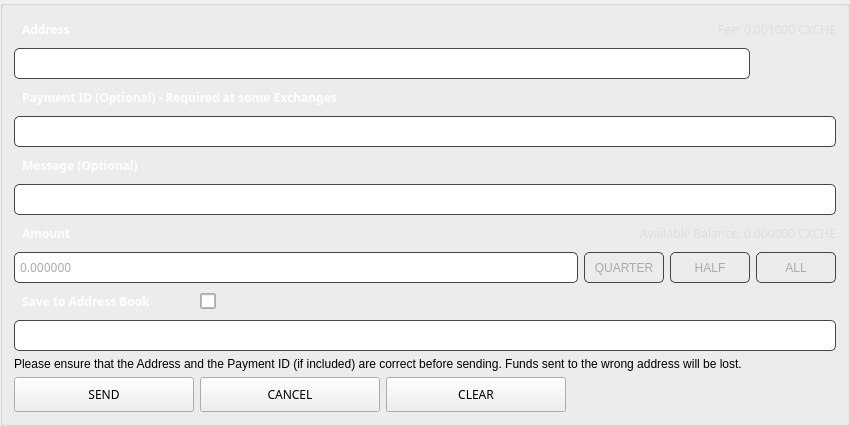
       <widget class="QGroupBox" name="sendBox">
        <property name="styleSheet">
         <string notr="true"/>
        </property>
        <property name="title">
         <string/>
        </property>
        <layout class="QGridLayout" name="gridLayout_12">
         <item row="0" column="0">
          <widget class="QLabel" name="adressLabel">
           <property name="minimumSize">
            <size>
             <width>0</width>
             <height>25</height>
            </size>
           </property>
           <property name="font">
            <font>
             <family>Poppins</family>
             <weight>75</weight>
             <bold>true</bold>
            </font>
           </property>
           <property name="styleSheet">
            <string notr="true">color: #fff;   font-weight: bold;
border: none;
padding-left: 5px</string>
           </property>
           <property name="text">
            <string>Address</string>
           </property>
          </widget>
         </item>
         <item row="0" column="3" colspan="5">
          <widget class="QLabel" name="m_sendFee">
           <property name="minimumSize">
            <size>
             <width>100</width>
             <height>25</height>
            </size>
           </property>
           <property name="maximumSize">
            <size>
             <width>16777215</width>
             <height>16777215</height>
            </size>
           </property>
           <property name="font">
            <font>
             <family>Poppins</family>
            </font>
           </property>
           <property name="styleSheet">
            <string notr="true">color: #ddd;  
border: none;</string>
           </property>
           <property name="text">
            <string notr="true">Fee: 0.001000 CXCHE</string>
           </property>
           <property name="alignment">
            <set>Qt::AlignRight|Qt::AlignTrailing|Qt::AlignVCenter</set>
           </property>
          </widget>
         </item>
         <item row="1" column="0" colspan="7">
          <widget class="QLineEdit" name="m_addressEdit">
           <property name="minimumSize">
            <size>
             <width>0</width>
             <height>31</height>
            </size>
           </property>
           <property name="font">
            <font>
             <family>Poppins</family>
            </font>
           </property>
           <property name="styleSheet">
            <string notr="true">padding: 3px; border: 1px solid #444; border-radius: 5px;   color: #aaa;</string>
           </property>
           <property name="text">
            <string/>
           </property>
          </widget>
         </item>
         <item row="1" column="7">
          <widget class="QPushButton" name="m_addressBookButton">
           <property name="minimumSize">
            <size>
             <width>25</width>
             <height>25</height>
            </size>
           </property>
           <property name="maximumSize">
            <size>
             <width>80</width>
             <height>25</height>
            </size>
           </property>
           <property name="font">
            <font>
             <family>Poppins</family>
            </font>
           </property>
           <property name="styleSheet">
            <string notr="true">border: none;</string>
           </property>
           <property name="text">
            <string/>
           </property>
           <property name="icon">
            <iconset resource="../../resources.qrc">
             <normaloff>:/icons/address-book</normaloff>:/icons/address-book</iconset>
           </property>
          </widget>
         </item>
         <item row="2" column="0" colspan="4">
          <widget class="QLabel" name="pidLabel">
           <property name="minimumSize">
            <size>
             <width>0</width>
             <height>25</height>
            </size>
           </property>
           <property name="font">
            <font>
             <family>Poppins</family>
             <weight>75</weight>
             <bold>true</bold>
            </font>
           </property>
           <property name="styleSheet">
            <string notr="true">color: #fff;   font-weight: bold;
border: none;
padding-left: 5px</string>
           </property>
           <property name="text">
            <string>Payment ID (Optional) - Required at some Exchanges</string>
           </property>
          </widget>
         </item>
         <item row="3" column="0" colspan="8">
          <widget class="QLineEdit" name="m_paymentIdEdit">
           <property name="minimumSize">
            <size>
             <width>0</width>
             <height>31</height>
            </size>
           </property>
           <property name="font">
            <font>
             <family>Poppins</family>
            </font>
           </property>
           <property name="styleSheet">
            <string notr="true">padding: 3px; border: 1px solid #444; border-radius: 5px;   color: #aaa;</string>
           </property>
           <property name="text">
            <string/>
           </property>
          </widget>
         </item>
         <item row="4" column="0" colspan="3">
          <widget class="QLabel" name="amountLabel_2">
           <property name="minimumSize">
            <size>
             <width>0</width>
             <height>25</height>
            </size>
           </property>
           <property name="font">
            <font>
             <family>Poppins</family>
             <weight>75</weight>
             <bold>true</bold>
            </font>
           </property>
           <property name="styleSheet">
            <string notr="true">color: #fff;   font-weight: bold;
border: none;
padding-left: 5px</string>
           </property>
           <property name="text">
            <string>Message (Optional)</string>
           </property>
          </widget>
         </item>
         <item row="5" column="0" colspan="8">
          <widget class="QLineEdit" name="m_messageEdit">
           <property name="minimumSize">
            <size>
             <width>360</width>
             <height>31</height>
            </size>
           </property>
           <property name="maximumSize">
            <size>
             <width>16777215</width>
             <height>16777215</height>
            </size>
           </property>
           <property name="font">
            <font>
             <family>Poppins</family>
            </font>
           </property>
           <property name="styleSheet">
            <string notr="true">padding: 3px; border: 1px solid #444; border-radius: 5px;   color: #aaa;</string>
           </property>
           <property name="text">
            <string/>
           </property>
          </widget>
         </item>
         <item row="6" column="0" colspan="3">
          <widget class="QLabel" name="amountLabel">
           <property name="minimumSize">
            <size>
             <width>0</width>
             <height>25</height>
            </size>
           </property>
           <property name="font">
            <font>
             <family>Poppins</family>
             <weight>75</weight>
             <bold>true</bold>
            </font>
           </property>
           <property name="styleSheet">
            <string notr="true">color: #fff;   font-weight: bold;
border: none;
padding-left: 5px</string>
           </property>
           <property name="text">
            <string>Amount</string>
           </property>
          </widget>
         </item>
         <item row="6" column="3" colspan="5">
          <widget class="QLabel" name="m_balanceLabel">
           <property name="minimumSize">
            <size>
             <width>100</width>
             <height>25</height>
            </size>
           </property>
           <property name="maximumSize">
            <size>
             <width>16777215</width>
             <height>16777215</height>
            </size>
           </property>
           <property name="font">
            <font>
             <family>Poppins</family>
            </font>
           </property>
           <property name="styleSheet">
            <string notr="true">color: #ddd;  
border: none;</string>
           </property>
           <property name="text">
            <string notr="true">Available Balance: 0.000000 CXCHE</string>
           </property>
           <property name="alignment">
            <set>Qt::AlignRight|Qt::AlignTrailing|Qt::AlignVCenter</set>
           </property>
          </widget>
         </item>
         <item row="7" column="0" colspan="5">
          <widget class="QLineEdit" name="m_amountEdit">
           <property name="minimumSize">
            <size>
             <width>74</width>
             <height>31</height>
            </size>
           </property>
           <property name="maximumSize">
            <size>
             <width>16777215</width>
             <height>16777215</height>
            </size>
           </property>
           <property name="font">
            <font>
             <family>Poppins</family>
            </font>
           </property>
           <property name="styleSheet">
            <string notr="true">padding: 3px; border: 1px solid #444; border-radius: 5px;   color: #aaa;</string>
           </property>
           <property name="text">
            <string>0.000000</string>
           </property>
          </widget>
         </item>
         <item row="7" column="5">
          <widget class="QPushButton" name="m_percent25">
           <property name="minimumSize">
            <size>
             <width>80</width>
             <height>31</height>
            </size>
           </property>
           <property name="maximumSize">
            <size>
             <width>80</width>
             <height>16777215</height>
            </size>
           </property>
           <property name="styleSheet">
            <string notr="true">QPushButton#m_percent25{ padding: 3px; border: 1px solid #444; border-radius: 5px;   color: #aaa; }
                                                    QPushButton#m_percent25:hover{ color: white;}
                                                </string>
           </property>
           <property name="text">
            <string>QUARTER</string>
           </property>
          </widget>
         </item>
         <item row="7" column="6">
          <widget class="QPushButton" name="m_percent50">
           <property name="minimumSize">
            <size>
             <width>80</width>
             <height>31</height>
            </size>
           </property>
           <property name="maximumSize">
            <size>
             <width>80</width>
             <height>16777215</height>
            </size>
           </property>
           <property name="styleSheet">
            <string notr="true">QPushButton#m_percent50{ padding: 3px; border: 1px solid #444; border-radius: 5px;   color: #aaa;}
                                                    QPushButton#m_percent50:hover{ color: white;}
                                                </string>
           </property>
           <property name="text">
            <string>HALF</string>
           </property>
          </widget>
         </item>
         <item row="7" column="7">
          <widget class="QPushButton" name="m_percent100">
           <property name="minimumSize">
            <size>
             <width>80</width>
             <height>31</height>
            </size>
           </property>
           <property name="maximumSize">
            <size>
             <width>80</width>
             <height>16777215</height>
            </size>
           </property>
           <property name="styleSheet">
            <string notr="true">QPushButton#m_percent100{ padding: 3px; border: 1px solid #444; border-radius: 5px;   color: #aaa;}
                                                    QPushButton#m_percent100:hover{ color: white;}
                                                </string>
           </property>
           <property name="text">
            <string>ALL</string>
           </property>
          </widget>
         </item>
         <item row="8" column="0">
          <widget class="QLabel" name="labelLabel">
           <property name="minimumSize">
            <size>
             <width>0</width>
             <height>25</height>
            </size>
           </property>
           <property name="font">
            <font>
             <family>Poppins</family>
             <weight>75</weight>
             <bold>true</bold>
            </font>
           </property>
           <property name="styleSheet">
            <string notr="true">color: #fff;   font-weight: bold;
border: none;
padding-left: 5px</string>
           </property>
           <property name="text">
            <string>Save to Address Book</string>
           </property>
           <property name="alignment">
            <set>Qt::AlignLeading|Qt::AlignLeft|Qt::AlignVCenter</set>
           </property>
          </widget>
         </item>
         <item row="8" column="1">
          <widget class="QCheckBox" name="m_saveAddress">
           <property name="sizePolicy">
            <sizepolicy hsizetype="Preferred" vsizetype="Preferred">
             <horstretch>0</horstretch>
             <verstretch>0</verstretch>
            </sizepolicy>
           </property>
           <property name="minimumSize">
            <size>
             <width>16</width>
             <height>16</height>
            </size>
           </property>
           <property name="maximumSize">
            <size>
             <width>16</width>
             <height>16</height>
            </size>
           </property>
           <property name="sizeIncrement">
            <size>
             <width>0</width>
             <height>0</height>
            </size>
           </property>
           <property name="styleSheet">
            <string notr="true">border: 1px solid #aaa;
color: white;
border-radius: 2px;</string>
           </property>
           <property name="text">
            <string/>
           </property>
          </widget>
         </item>
         <item row="9" column="0" colspan="8">
          <widget class="QLineEdit" name="m_addressLabel">
           <property name="minimumSize">
            <size>
             <width>100</width>
             <height>31</height>
            </size>
           </property>
           <property name="maximumSize">
            <size>
             <width>16777215</width>
             <height>16777215</height>
            </size>
           </property>
           <property name="font">
            <font>
             <family>Poppins</family>
            </font>
           </property>
           <property name="styleSheet">
            <string notr="true">padding: 3px; border: 1px solid #444; border-radius: 5px;   color: #aaa;</string>
           </property>
           <property name="text">
            <string/>
           </property>
          </widget>
         </item>
         <item row="10" column="0" colspan="8">
          <widget class="QLabel" name="sendFundsWarningLabel">
           <property name="sizePolicy">
            <sizepolicy hsizetype="Preferred" vsizetype="Expanding">
             <horstretch>0</horstretch>
             <verstretch>0</verstretch>
            </sizepolicy>
           </property>
           <property name="styleSheet">
            <string notr="true">border: none;</string>
           </property>
           <property name="text">
            <string>Please ensure that the Address and the Payment ID (if included) are correct before sending. Funds sent to the wrong address will be lost.</string>
           </property>
           <property name="alignment">
            <set>Qt::AlignLeading|Qt::AlignLeft|Qt::AlignTop</set>
           </property>
           <property name="wordWrap">
            <bool>true</bool>
           </property>
          </widget>
         </item>
         <item row="11" column="0">
          <widget class="QPushButton" name="b1_sendFundsButton">
           <property name="sizePolicy">
            <sizepolicy hsizetype="Minimum" vsizetype="Fixed">
             <horstretch>0</horstretch>
             <verstretch>0</verstretch>
            </sizepolicy>
           </property>
           <property name="minimumSize">
            <size>
             <width>180</width>
             <height>35</height>
            </size>
           </property>
           <property name="maximumSize">
            <size>
             <width>180</width>
             <height>35</height>
            </size>
           </property>
           <property name="font">
            <font>
             <family>Poppins</family>
            </font>
           </property>
           <property name="styleSheet">
            <string notr="true">/* This button style is handled automatically by OverviewFrame:setStyles() (in OverviewFrame.cpp) */</string>
           </property>
           <property name="text">
            <string>SEND</string>
           </property>
          </widget>
         </item>
         <item row="11" column="1">
          <widget class="QPushButton" name="b1_cancelButton">
           <property name="minimumSize">
            <size>
             <width>180</width>
             <height>35</height>
            </size>
           </property>
           <property name="maximumSize">
            <size>
             <width>180</width>
             <height>35</height>
            </size>
           </property>
           <property name="font">
            <font>
             <family>Poppins</family>
            </font>
           </property>
           <property name="styleSheet">
            <string notr="true">/* This button style is handled automatically by OverviewFrame:setStyles() (in OverviewFrame.cpp) */</string>
           </property>
           <property name="text">
            <string>CANCEL</string>
           </property>
          </widget>
         </item>
         <item row="11" column="2">
          <widget class="QPushButton" name="b1_clearAllButton">
           <property name="minimumSize">
            <size>
             <width>180</width>
             <height>35</height>
            </size>
           </property>
           <property name="maximumSize">
            <size>
             <width>180</width>
             <height>35</height>
            </size>
           </property>
           <property name="font">
            <font>
             <family>Poppins</family>
            </font>
           </property>
           <property name="cursor">
            <cursorShape>ArrowCursor</cursorShape>
           </property>
           <property name="styleSheet">
            <string notr="true">/* This button style is handled automatically by OverviewFrame:setStyles() (in OverviewFrame.cpp) */</string>
           </property>
           <property name="text">
            <string>CLEAR</string>
           </property>
          </widget>
         </item>
        </layout>
        <zorder>sendFundsWarningLabel</zorder>
        <zorder>m_amountEdit</zorder>
        <zorder>pidLabel</zorder>
        <zorder>amountLabel_2</zorder>
        <zorder>labelLabel</zorder>
        <zorder>amountLabel</zorder>
        <zorder>m_addressLabel</zorder>
        <zorder>m_messageEdit</zorder>
        <zorder>adressLabel</zorder>
        <zorder>m_paymentIdEdit</zorder>
        <zorder>m_addressEdit</zorder>
        <zorder>b1_sendFundsButton</zorder>
        <zorder>b1_cancelButton</zorder>
        <zorder>m_sendFee</zorder>
        <zorder>m_addressBookButton</zorder>
        <zorder>m_saveAddress</zorder>
        <zorder>b1_clearAllButton</zorder>
        <zorder>m_balanceLabel</zorder>
        <zorder>m_percent100</zorder>
        <zorder>m_percent50</zorder>
        <zorder>m_percent25</zorder>
       </widget>
